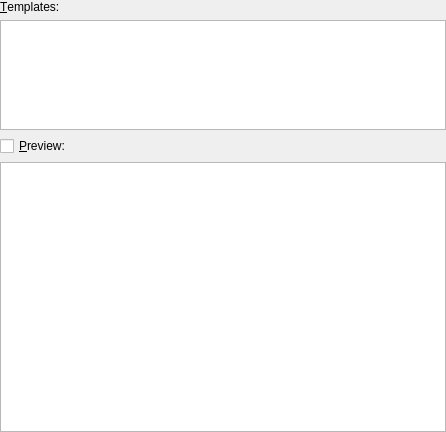
<ui version="4.0" >
 <class>TemplatePage</class>
 <widget class="QWidget" name="TemplatePage" >
  <property name="geometry" >
   <rect>
    <x>0</x>
    <y>0</y>
    <width>446</width>
    <height>432</height>
   </rect>
  </property>
  <property name="minimumSize" >
   <size>
    <width>0</width>
    <height>76</height>
   </size>
  </property>
  <property name="windowTitle" >
   <string>Templates</string>
  </property>
  <layout class="QVBoxLayout" >
   <property name="leftMargin" >
    <number>0</number>
   </property>
   <property name="topMargin" >
    <number>0</number>
   </property>
   <property name="rightMargin" >
    <number>0</number>
   </property>
   <property name="bottomMargin" >
    <number>0</number>
   </property>
   <item>
    <widget class="QLabel" name="templatesLabel" >
     <property name="text" >
      <string>&amp;Templates:</string>
     </property>
     <property name="wordWrap" >
      <bool>false</bool>
     </property>
     <property name="buddy" >
      <cstring>templates</cstring>
     </property>
    </widget>
   </item>
   <item>
    <widget class="QListView" name="templates" >
     <property name="sizePolicy" >
      <sizepolicy vsizetype="Fixed" hsizetype="Preferred" >
       <horstretch>0</horstretch>
       <verstretch>0</verstretch>
      </sizepolicy>
     </property>
     <property name="minimumSize" >
      <size>
       <width>0</width>
       <height>110</height>
      </size>
     </property>
     <property name="maximumSize" >
      <size>
       <width>32767</width>
       <height>110</height>
      </size>
     </property>
     <property name="focusPolicy" >
      <enum>Qt::StrongFocus</enum>
     </property>
     <property name="contextMenuPolicy" >
      <enum>Qt::CustomContextMenu</enum>
     </property>
     <property name="flow" >
      <enum>QListView::LeftToRight</enum>
     </property>
     <property name="viewMode" >
      <enum>QListView::IconMode</enum>
     </property>
    </widget>
   </item>
   <item>
    <widget class="QCheckBox" name="previewCheckBox" >
     <property name="text" >
      <string>&amp;Preview:</string>
     </property>
     <property name="shortcut" >
      <string>Alt+P</string>
     </property>
    </widget>
   </item>
   <item>
    <widget class="KMFImageView" name="templatePreview" >
     <property name="sizePolicy" >
      <sizepolicy vsizetype="Expanding" hsizetype="Expanding" >
       <horstretch>0</horstretch>
       <verstretch>0</verstretch>
      </sizepolicy>
     </property>
    </widget>
   </item>
  </layout>
 </widget>
 <layoutdefault spacing="6" margin="11" />
 <layoutfunction spacing="KDialog::spacingHint" margin="KDialog::marginHint" />
 <customwidgets>
  <customwidget>
   <class>KMFImageView</class>
   <extends>QGraphicsView</extends>
   <header>kmfimageview.h</header>
  </customwidget>
 </customwidgets>
 <tabstops>
  <tabstop>templates</tabstop>
  <tabstop>previewCheckBox</tabstop>
 </tabstops>
 <resources/>
 <connections>
  <connection>
   <sender>previewCheckBox</sender>
   <signal>clicked()</signal>
   <receiver>TemplatePage</receiver>
   <slot>previewClicked()</slot>
   <hints>
    <hint type="sourcelabel" >
     <x>20</x>
     <y>20</y>
    </hint>
    <hint type="destinationlabel" >
     <x>20</x>
     <y>20</y>
    </hint>
   </hints>
  </connection>
 </connections>
</ui>
